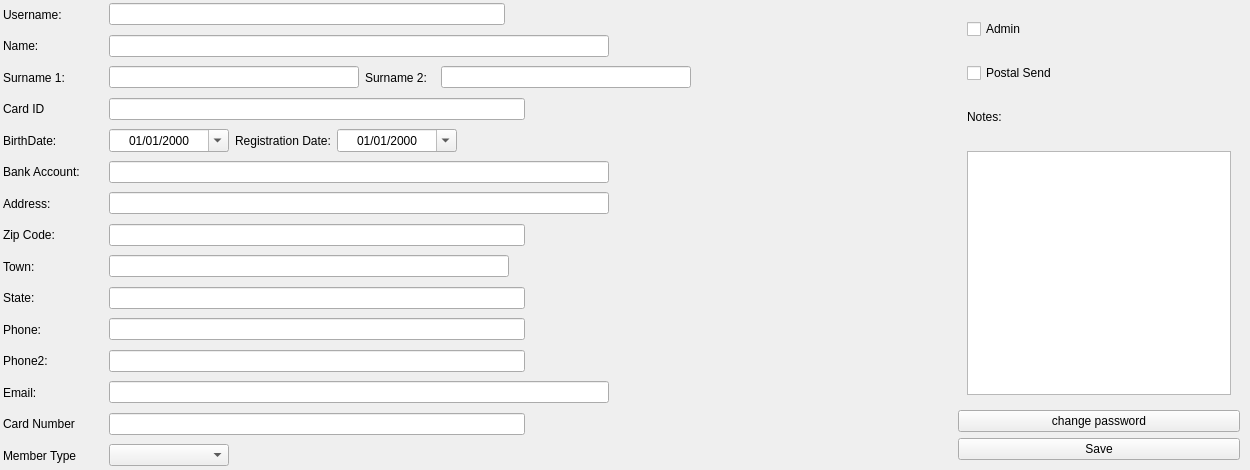
    <widget class="QWidget" name="userWidget" native="true">
     <property name="minimumSize">
      <size>
       <width>0</width>
       <height>470</height>
      </size>
     </property>
     <property name="maximumSize">
      <size>
       <width>16777215</width>
       <height>470</height>
      </size>
     </property>
     <layout class="QHBoxLayout" name="horizontalLayout_20">
      <property name="leftMargin">
       <number>1</number>
      </property>
      <property name="topMargin">
       <number>1</number>
      </property>
      <property name="rightMargin">
       <number>1</number>
      </property>
      <property name="bottomMargin">
       <number>1</number>
      </property>
      <item>
       <widget class="QWidget" name="userInfoWidget" native="true">
        <layout class="QVBoxLayout" name="verticalLayout_2">
         <property name="leftMargin">
          <number>1</number>
         </property>
         <property name="topMargin">
          <number>1</number>
         </property>
         <property name="rightMargin">
          <number>1</number>
         </property>
         <property name="bottomMargin">
          <number>1</number>
         </property>
         <item>
          <widget class="QWidget" name="usernameWidget" native="true">
           <layout class="QHBoxLayout" name="horizontalLayout_5">
            <property name="leftMargin">
             <number>1</number>
            </property>
            <property name="topMargin">
             <number>1</number>
            </property>
            <property name="rightMargin">
             <number>1</number>
            </property>
            <property name="bottomMargin">
             <number>1</number>
            </property>
            <item>
             <widget class="QLabel" name="usernameLabel">
              <property name="minimumSize">
               <size>
                <width>100</width>
                <height>0</height>
               </size>
              </property>
              <property name="text">
               <string>Username:</string>
              </property>
             </widget>
            </item>
            <item>
             <widget class="QLineEdit" name="usernameLineEdit"/>
            </item>
            <item>
             <spacer name="horizontalSpacer_5">
              <property name="orientation">
               <enum>Qt::Horizontal</enum>
              </property>
              <property name="sizeHint" stdset="0">
               <size>
                <width>436</width>
                <height>20</height>
               </size>
              </property>
             </spacer>
            </item>
           </layout>
          </widget>
         </item>
         <item>
          <widget class="QWidget" name="nameFormWidget" native="true">
           <layout class="QHBoxLayout" name="horizontalLayout_3">
            <property name="leftMargin">
             <number>1</number>
            </property>
            <property name="topMargin">
             <number>1</number>
            </property>
            <property name="rightMargin">
             <number>1</number>
            </property>
            <property name="bottomMargin">
             <number>1</number>
            </property>
            <item>
             <widget class="QLabel" name="nameLabel">
              <property name="minimumSize">
               <size>
                <width>100</width>
                <height>0</height>
               </size>
              </property>
              <property name="text">
               <string>Name:</string>
              </property>
             </widget>
            </item>
            <item>
             <widget class="QLineEdit" name="nameLineEdit">
              <property name="minimumSize">
               <size>
                <width>500</width>
                <height>0</height>
               </size>
              </property>
              <property name="maximumSize">
               <size>
                <width>500</width>
                <height>16777215</height>
               </size>
              </property>
             </widget>
            </item>
            <item>
             <spacer name="horizontalSpacer_2">
              <property name="orientation">
               <enum>Qt::Horizontal</enum>
              </property>
              <property name="sizeHint" stdset="0">
               <size>
                <width>332</width>
                <height>20</height>
               </size>
              </property>
             </spacer>
            </item>
           </layout>
          </widget>
         </item>
         <item>
          <widget class="QWidget" name="memberSurnameWidget" native="true">
           <layout class="QHBoxLayout" name="horizontalLayout_6">
            <property name="leftMargin">
             <number>1</number>
            </property>
            <property name="topMargin">
             <number>1</number>
            </property>
            <property name="rightMargin">
             <number>1</number>
            </property>
            <property name="bottomMargin">
             <number>1</number>
            </property>
            <item>
             <widget class="QLabel" name="memberSurnameLabel">
              <property name="minimumSize">
               <size>
                <width>100</width>
                <height>0</height>
               </size>
              </property>
              <property name="text">
               <string>Surname 1:</string>
              </property>
             </widget>
            </item>
            <item>
             <widget class="QLineEdit" name="memberSurname1LineEdit">
              <property name="minimumSize">
               <size>
                <width>208</width>
                <height>0</height>
               </size>
              </property>
             </widget>
            </item>
            <item>
             <widget class="QLabel" name="label">
              <property name="minimumSize">
               <size>
                <width>70</width>
                <height>0</height>
               </size>
              </property>
              <property name="text">
               <string>Surname 2:</string>
              </property>
             </widget>
            </item>
            <item>
             <widget class="QLineEdit" name="memberSurname2LineEdit">
              <property name="minimumSize">
               <size>
                <width>208</width>
                <height>0</height>
               </size>
              </property>
             </widget>
            </item>
            <item>
             <spacer name="horizontalSpacer_6">
              <property name="orientation">
               <enum>Qt::Horizontal</enum>
              </property>
              <property name="sizeHint" stdset="0">
               <size>
                <width>185</width>
                <height>20</height>
               </size>
              </property>
             </spacer>
            </item>
           </layout>
          </widget>
         </item>
         <item>
          <widget class="QWidget" name="idcardWidget" native="true">
           <layout class="QHBoxLayout" name="horizontalLayout_18">
            <property name="leftMargin">
             <number>1</number>
            </property>
            <property name="topMargin">
             <number>1</number>
            </property>
            <property name="rightMargin">
             <number>1</number>
            </property>
            <property name="bottomMargin">
             <number>1</number>
            </property>
            <item>
             <widget class="QLabel" name="idCardLabel">
              <property name="minimumSize">
               <size>
                <width>100</width>
                <height>0</height>
               </size>
              </property>
              <property name="text">
               <string>Card ID</string>
              </property>
             </widget>
            </item>
            <item>
             <widget class="QLineEdit" name="idCardLineEdit"/>
            </item>
            <item>
             <spacer name="horizontalSpacer_18">
              <property name="orientation">
               <enum>Qt::Horizontal</enum>
              </property>
              <property name="sizeHint" stdset="0">
               <size>
                <width>305</width>
                <height>20</height>
               </size>
              </property>
             </spacer>
            </item>
           </layout>
          </widget>
         </item>
         <item>
          <widget class="QWidget" name="birthdateWidget" native="true">
           <layout class="QHBoxLayout" name="horizontalLayout_8">
            <property name="leftMargin">
             <number>1</number>
            </property>
            <property name="topMargin">
             <number>1</number>
            </property>
            <property name="rightMargin">
             <number>1</number>
            </property>
            <property name="bottomMargin">
             <number>1</number>
            </property>
            <item>
             <widget class="QLabel" name="birthdateLabel">
              <property name="minimumSize">
               <size>
                <width>100</width>
                <height>0</height>
               </size>
              </property>
              <property name="text">
               <string>BirthDate:</string>
              </property>
             </widget>
            </item>
            <item>
             <widget class="QDateEdit" name="birthdateDateEdit">
              <property name="minimumSize">
               <size>
                <width>120</width>
                <height>0</height>
               </size>
              </property>
              <property name="alignment">
               <set>Qt::AlignCenter</set>
              </property>
              <property name="displayFormat">
               <string>dd/MM/yyyy</string>
              </property>
              <property name="calendarPopup">
               <bool>true</bool>
              </property>
             </widget>
            </item>
            <item>
             <widget class="QLabel" name="regDateLabel">
              <property name="text">
               <string>Registration Date:</string>
              </property>
             </widget>
            </item>
            <item>
             <widget class="QDateEdit" name="regDateDateEdit">
              <property name="minimumSize">
               <size>
                <width>120</width>
                <height>0</height>
               </size>
              </property>
              <property name="alignment">
               <set>Qt::AlignCenter</set>
              </property>
              <property name="displayFormat">
               <string>dd/MM/yyyy</string>
              </property>
              <property name="calendarPopup">
               <bool>true</bool>
              </property>
             </widget>
            </item>
            <item>
             <spacer name="horizontalSpacer_8">
              <property name="orientation">
               <enum>Qt::Horizontal</enum>
              </property>
              <property name="sizeHint" stdset="0">
               <size>
                <width>376</width>
                <height>20</height>
               </size>
              </property>
             </spacer>
            </item>
           </layout>
          </widget>
         </item>
         <item>
          <widget class="QWidget" name="bankAccountWidget" native="true">
           <layout class="QHBoxLayout" name="horizontalLayout_12">
            <property name="leftMargin">
             <number>1</number>
            </property>
            <property name="topMargin">
             <number>1</number>
            </property>
            <property name="rightMargin">
             <number>1</number>
            </property>
            <property name="bottomMargin">
             <number>1</number>
            </property>
            <item>
             <widget class="QLabel" name="bankAccountLabel">
              <property name="minimumSize">
               <size>
                <width>100</width>
                <height>0</height>
               </size>
              </property>
              <property name="text">
               <string>Bank Account:</string>
              </property>
             </widget>
            </item>
            <item>
             <widget class="QLineEdit" name="bankAccountLineEdit">
              <property name="minimumSize">
               <size>
                <width>500</width>
                <height>0</height>
               </size>
              </property>
              <property name="maximumSize">
               <size>
                <width>500</width>
                <height>16777215</height>
               </size>
              </property>
             </widget>
            </item>
            <item>
             <spacer name="horizontalSpacer_12">
              <property name="orientation">
               <enum>Qt::Horizontal</enum>
              </property>
              <property name="sizeHint" stdset="0">
               <size>
                <width>152</width>
                <height>20</height>
               </size>
              </property>
             </spacer>
            </item>
           </layout>
          </widget>
         </item>
         <item>
          <widget class="QWidget" name="addressWidget" native="true">
           <layout class="QHBoxLayout" name="horizontalLayout_9">
            <property name="leftMargin">
             <number>1</number>
            </property>
            <property name="topMargin">
             <number>1</number>
            </property>
            <property name="rightMargin">
             <number>1</number>
            </property>
            <property name="bottomMargin">
             <number>1</number>
            </property>
            <item>
             <widget class="QLabel" name="addressLabel">
              <property name="minimumSize">
               <size>
                <width>100</width>
                <height>0</height>
               </size>
              </property>
              <property name="text">
               <string>Address:</string>
              </property>
             </widget>
            </item>
            <item>
             <widget class="QLineEdit" name="addressLineEdit">
              <property name="minimumSize">
               <size>
                <width>500</width>
                <height>0</height>
               </size>
              </property>
              <property name="maximumSize">
               <size>
                <width>500</width>
                <height>16777215</height>
               </size>
              </property>
             </widget>
            </item>
            <item>
             <spacer name="horizontalSpacer_9">
              <property name="orientation">
               <enum>Qt::Horizontal</enum>
              </property>
              <property name="sizeHint" stdset="0">
               <size>
                <width>190</width>
                <height>20</height>
               </size>
              </property>
             </spacer>
            </item>
           </layout>
          </widget>
         </item>
         <item>
          <widget class="QWidget" name="zipCodeWidget" native="true">
           <layout class="QHBoxLayout" name="horizontalLayout_10">
            <property name="leftMargin">
             <number>1</number>
            </property>
            <property name="topMargin">
             <number>1</number>
            </property>
            <property name="rightMargin">
             <number>1</number>
            </property>
            <property name="bottomMargin">
             <number>1</number>
            </property>
            <item>
             <widget class="QLabel" name="zipCodeLabel">
              <property name="minimumSize">
               <size>
                <width>100</width>
                <height>0</height>
               </size>
              </property>
              <property name="text">
               <string>Zip Code:</string>
              </property>
             </widget>
            </item>
            <item>
             <widget class="QLineEdit" name="zipCodeLineEdit"/>
            </item>
            <item>
             <spacer name="horizontalSpacer_10">
              <property name="orientation">
               <enum>Qt::Horizontal</enum>
              </property>
              <property name="sizeHint" stdset="0">
               <size>
                <width>341</width>
                <height>20</height>
               </size>
              </property>
             </spacer>
            </item>
           </layout>
          </widget>
         </item>
         <item>
          <widget class="QWidget" name="townWidget" native="true">
           <layout class="QHBoxLayout" name="horizontalLayout_11">
            <property name="leftMargin">
             <number>1</number>
            </property>
            <property name="topMargin">
             <number>1</number>
            </property>
            <property name="rightMargin">
             <number>1</number>
            </property>
            <property name="bottomMargin">
             <number>1</number>
            </property>
            <item>
             <widget class="QLabel" name="townLabel">
              <property name="minimumSize">
               <size>
                <width>100</width>
                <height>0</height>
               </size>
              </property>
              <property name="text">
               <string>Town:</string>
              </property>
             </widget>
            </item>
            <item>
             <widget class="QLineEdit" name="townLineEdit">
              <property name="minimumSize">
               <size>
                <width>400</width>
                <height>0</height>
               </size>
              </property>
              <property name="maximumSize">
               <size>
                <width>400</width>
                <height>16777215</height>
               </size>
              </property>
             </widget>
            </item>
            <item>
             <spacer name="horizontalSpacer_11">
              <property name="orientation">
               <enum>Qt::Horizontal</enum>
              </property>
              <property name="sizeHint" stdset="0">
               <size>
                <width>352</width>
                <height>20</height>
               </size>
              </property>
             </spacer>
            </item>
           </layout>
          </widget>
         </item>
         <item>
          <widget class="QWidget" name="stateWidget" native="true">
           <layout class="QHBoxLayout" name="horizontalLayout_13">
            <property name="leftMargin">
             <number>1</number>
            </property>
            <property name="topMargin">
             <number>1</number>
            </property>
            <property name="rightMargin">
             <number>1</number>
            </property>
            <property name="bottomMargin">
             <number>1</number>
            </property>
            <item>
             <widget class="QLabel" name="stateLabel">
              <property name="minimumSize">
               <size>
                <width>100</width>
                <height>0</height>
               </size>
              </property>
              <property name="text">
               <string>State:</string>
              </property>
             </widget>
            </item>
            <item>
             <widget class="QLineEdit" name="stateLineEdit"/>
            </item>
            <item>
             <spacer name="horizontalSpacer_13">
              <property name="orientation">
               <enum>Qt::Horizontal</enum>
              </property>
              <property name="sizeHint" stdset="0">
               <size>
                <width>353</width>
                <height>20</height>
               </size>
              </property>
             </spacer>
            </item>
           </layout>
          </widget>
         </item>
         <item>
          <widget class="QWidget" name="phoneWidget" native="true">
           <layout class="QHBoxLayout" name="horizontalLayout_14">
            <property name="leftMargin">
             <number>1</number>
            </property>
            <property name="topMargin">
             <number>1</number>
            </property>
            <property name="rightMargin">
             <number>1</number>
            </property>
            <property name="bottomMargin">
             <number>1</number>
            </property>
            <item>
             <widget class="QLabel" name="phoneLabel">
              <property name="minimumSize">
               <size>
                <width>100</width>
                <height>0</height>
               </size>
              </property>
              <property name="text">
               <string>Phone:</string>
              </property>
             </widget>
            </item>
            <item>
             <widget class="QLineEdit" name="phoneLineEdit"/>
            </item>
            <item>
             <spacer name="horizontalSpacer_14">
              <property name="orientation">
               <enum>Qt::Horizontal</enum>
              </property>
              <property name="sizeHint" stdset="0">
               <size>
                <width>349</width>
                <height>20</height>
               </size>
              </property>
             </spacer>
            </item>
           </layout>
          </widget>
         </item>
         <item>
          <widget class="QWidget" name="phone2Widget" native="true">
           <layout class="QHBoxLayout" name="horizontalLayout_15">
            <property name="leftMargin">
             <number>1</number>
            </property>
            <property name="topMargin">
             <number>1</number>
            </property>
            <property name="rightMargin">
             <number>1</number>
            </property>
            <property name="bottomMargin">
             <number>1</number>
            </property>
            <item>
             <widget class="QLabel" name="phone2Label">
              <property name="minimumSize">
               <size>
                <width>100</width>
                <height>0</height>
               </size>
              </property>
              <property name="text">
               <string>Phone2:</string>
              </property>
             </widget>
            </item>
            <item>
             <widget class="QLineEdit" name="phone2LineEdit"/>
            </item>
            <item>
             <spacer name="horizontalSpacer_15">
              <property name="orientation">
               <enum>Qt::Horizontal</enum>
              </property>
              <property name="sizeHint" stdset="0">
               <size>
                <width>345</width>
                <height>20</height>
               </size>
              </property>
             </spacer>
            </item>
           </layout>
          </widget>
         </item>
         <item>
          <widget class="QWidget" name="emailWidget" native="true">
           <layout class="QHBoxLayout" name="horizontalLayout_16">
            <property name="leftMargin">
             <number>1</number>
            </property>
            <property name="topMargin">
             <number>1</number>
            </property>
            <property name="rightMargin">
             <number>1</number>
            </property>
            <property name="bottomMargin">
             <number>1</number>
            </property>
            <item>
             <widget class="QLabel" name="emailLabel">
              <property name="minimumSize">
               <size>
                <width>100</width>
                <height>0</height>
               </size>
              </property>
              <property name="text">
               <string>Email:</string>
              </property>
             </widget>
            </item>
            <item>
             <widget class="QLineEdit" name="emailLineEdit">
              <property name="minimumSize">
               <size>
                <width>500</width>
                <height>0</height>
               </size>
              </property>
              <property name="maximumSize">
               <size>
                <width>500</width>
                <height>16777215</height>
               </size>
              </property>
             </widget>
            </item>
            <item>
             <spacer name="horizontalSpacer_16">
              <property name="orientation">
               <enum>Qt::Horizontal</enum>
              </property>
              <property name="sizeHint" stdset="0">
               <size>
                <width>208</width>
                <height>20</height>
               </size>
              </property>
             </spacer>
            </item>
           </layout>
          </widget>
         </item>
         <item>
          <widget class="QWidget" name="cardWidget" native="true">
           <layout class="QHBoxLayout" name="horizontalLayout_21">
            <property name="leftMargin">
             <number>1</number>
            </property>
            <property name="topMargin">
             <number>1</number>
            </property>
            <property name="rightMargin">
             <number>1</number>
            </property>
            <property name="bottomMargin">
             <number>1</number>
            </property>
            <item>
             <widget class="QLabel" name="cardLabel">
              <property name="minimumSize">
               <size>
                <width>100</width>
                <height>0</height>
               </size>
              </property>
              <property name="text">
               <string>Card Number</string>
              </property>
             </widget>
            </item>
            <item>
             <widget class="QLineEdit" name="cardLineEdit"/>
            </item>
            <item>
             <spacer name="horizontalSpacer_20">
              <property name="orientation">
               <enum>Qt::Horizontal</enum>
              </property>
              <property name="sizeHint" stdset="0">
               <size>
                <width>287</width>
                <height>20</height>
               </size>
              </property>
             </spacer>
            </item>
           </layout>
          </widget>
         </item>
         <item>
          <widget class="QWidget" name="memberTypeWidget" native="true">
           <layout class="QHBoxLayout" name="horizontalLayout_22">
            <property name="leftMargin">
             <number>1</number>
            </property>
            <property name="topMargin">
             <number>1</number>
            </property>
            <property name="rightMargin">
             <number>1</number>
            </property>
            <property name="bottomMargin">
             <number>1</number>
            </property>
            <item>
             <widget class="QLabel" name="memberTypeLabel">
              <property name="minimumSize">
               <size>
                <width>100</width>
                <height>0</height>
               </size>
              </property>
              <property name="text">
               <string>Member Type</string>
              </property>
             </widget>
            </item>
            <item>
             <widget class="QComboBox" name="memberTypeComboBox">
              <property name="minimumSize">
               <size>
                <width>120</width>
                <height>0</height>
               </size>
              </property>
             </widget>
            </item>
            <item>
             <spacer name="horizontalSpacer_21">
              <property name="orientation">
               <enum>Qt::Horizontal</enum>
              </property>
              <property name="sizeHint" stdset="0">
               <size>
                <width>496</width>
                <height>20</height>
               </size>
              </property>
             </spacer>
            </item>
           </layout>
          </widget>
         </item>
        </layout>
       </widget>
      </item>
      <item>
       <widget class="QWidget" name="widget_3" native="true">
        <property name="minimumSize">
         <size>
          <width>300</width>
          <height>0</height>
         </size>
        </property>
        <property name="maximumSize">
         <size>
          <width>300</width>
          <height>16777215</height>
         </size>
        </property>
        <layout class="QVBoxLayout" name="verticalLayout_3">
         <item>
          <widget class="QWidget" name="isAdminWidget" native="true">
           <layout class="QHBoxLayout" name="horizontalLayout_7">
            <item>
             <widget class="QCheckBox" name="isAdminCheckBox">
              <property name="text">
               <string>Admin</string>
              </property>
             </widget>
            </item>
            <item>
             <spacer name="horizontalSpacer_7">
              <property name="orientation">
               <enum>Qt::Horizontal</enum>
              </property>
              <property name="sizeHint" stdset="0">
               <size>
                <width>681</width>
                <height>20</height>
               </size>
              </property>
             </spacer>
            </item>
           </layout>
          </widget>
         </item>
         <item>
          <widget class="QWidget" name="postalSendWidget" native="true">
           <layout class="QHBoxLayout" name="horizontalLayout_17">
            <item>
             <widget class="QCheckBox" name="postalSendCheckBox">
              <property name="text">
               <string>Postal Send</string>
              </property>
             </widget>
            </item>
            <item>
             <spacer name="horizontalSpacer_17">
              <property name="orientation">
               <enum>Qt::Horizontal</enum>
              </property>
              <property name="sizeHint" stdset="0">
               <size>
                <width>645</width>
                <height>20</height>
               </size>
              </property>
             </spacer>
            </item>
           </layout>
          </widget>
         </item>
         <item>
          <widget class="QWidget" name="notesLabelwidget" native="true">
           <layout class="QHBoxLayout" name="horizontalLayout_19">
            <item>
             <widget class="QLabel" name="notesLabel">
              <property name="text">
               <string>Notes:</string>
              </property>
             </widget>
            </item>
            <item>
             <spacer name="horizontalSpacer_19">
              <property name="orientation">
               <enum>Qt::Horizontal</enum>
              </property>
              <property name="sizeHint" stdset="0">
               <size>
                <width>910</width>
                <height>20</height>
               </size>
              </property>
             </spacer>
            </item>
           </layout>
          </widget>
         </item>
         <item>
          <widget class="QWidget" name="notesWidget" native="true">
           <layout class="QVBoxLayout" name="verticalLayout_4">
            <item>
             <widget class="QTextEdit" name="notesTextEdit">
              <property name="minimumSize">
               <size>
                <width>0</width>
                <height>0</height>
               </size>
              </property>
             </widget>
            </item>
           </layout>
          </widget>
         </item>
         <item>
          <widget class="QPushButton" name="changePasswordPushButton">
           <property name="text">
            <string>change password</string>
           </property>
          </widget>
         </item>
         <item>
          <widget class="QPushButton" name="savePushButton">
           <property name="text">
            <string>Save</string>
           </property>
          </widget>
         </item>
        </layout>
       </widget>
      </item>
     </layout>
    </widget>
